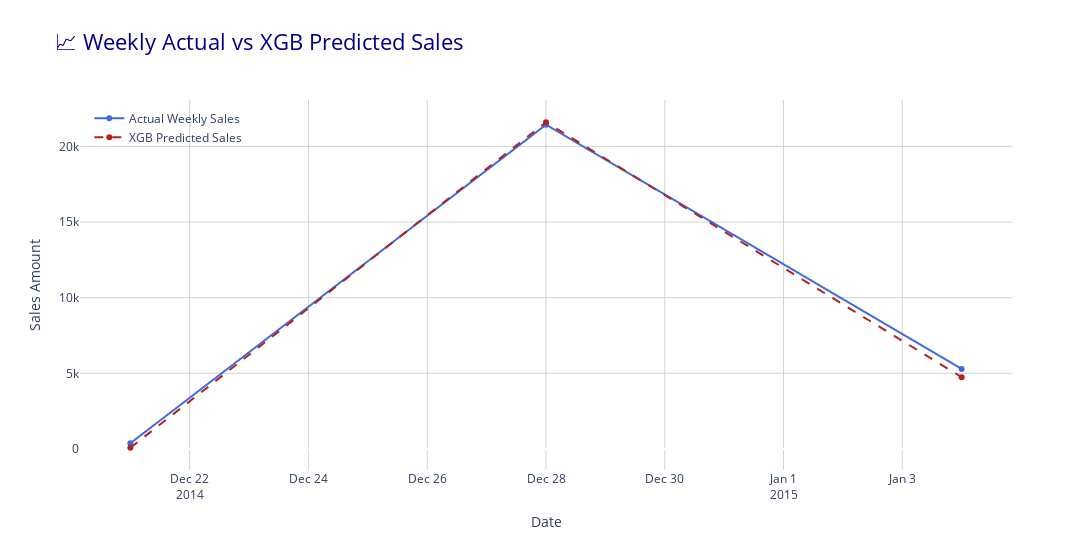

Notebook cell for this chart:
### Code cell
fig = plot_forecast(dates_test,y_test,preds_xgb,model_name='XGB')
fig.show()
fig.write_image(config['dir']['artifacts_dir']+'/XGBoost.png')

### Figure 1 — Plotly figure (JSON) as saved in the notebook; plotly's stock layout.template omitted (floating-point values rounded to 4 significant figures)
{"data": [{"line": {"color": "royalblue", "width": 2}, "marker": {"size": 6}, "mode": "lines+markers", "name": "Actual Weekly Sales", "type": "scatter", "x": ["2014-12-21T00:00:00", "2014-12-28T00:00:00", "2015-01-04T00:00:00"], "y": [377.7, 21430.0, 5287.0]}, {"line": {"color": "firebrick", "dash": "dash", "width": 2}, "marker": {"size": 6}, "mode": "lines+markers", "name": "XGB Predicted Sales", "type": "scatter", "x": ["2014-12-21T00:00:00", "2014-12-28T00:00:00", "2015-01-04T00:00:00"], "y": [80.25, 21600.0, 4744.0]}], "layout": {"height": 550, "hovermode": "x unified", "legend": {"bgcolor": "rgba(255,255,255,0)", "bordercolor": "gray", "x": 0.01, "y": 0.99}, "plot_bgcolor": "white", "title": {"font": {"color": "darkblue", "size": 22}, "text": "📈 Weekly Actual vs XGB Predicted Sales"}, "width": 1100, "xaxis": {"gridcolor": "lightgray", "showgrid": true, "title": {"text": "Date"}}, "yaxis": {"gridcolor": "lightgray", "showgrid": true, "title": {"text": "Sales Amount"}}}}
